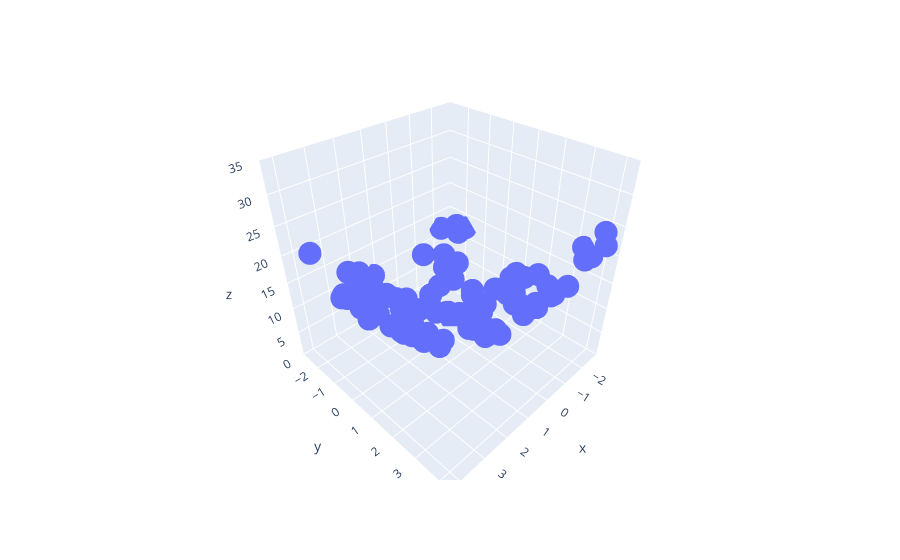
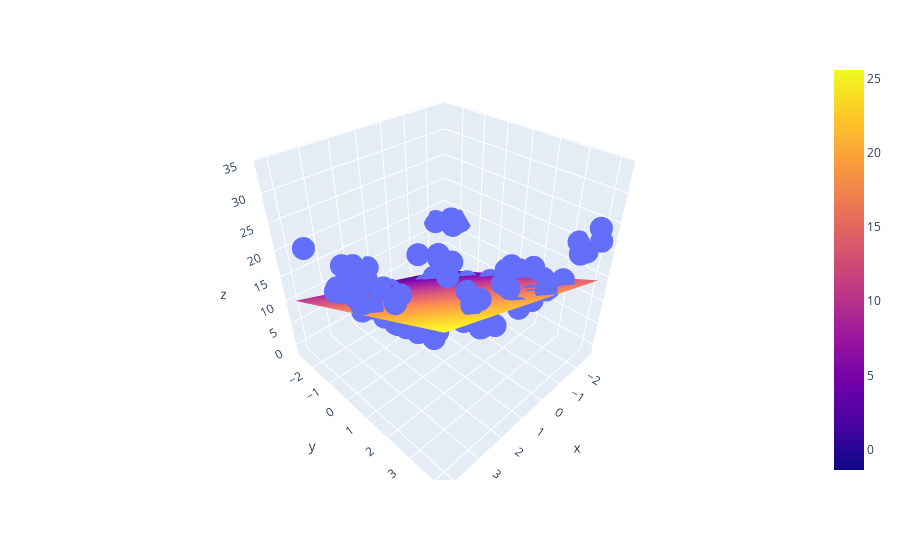
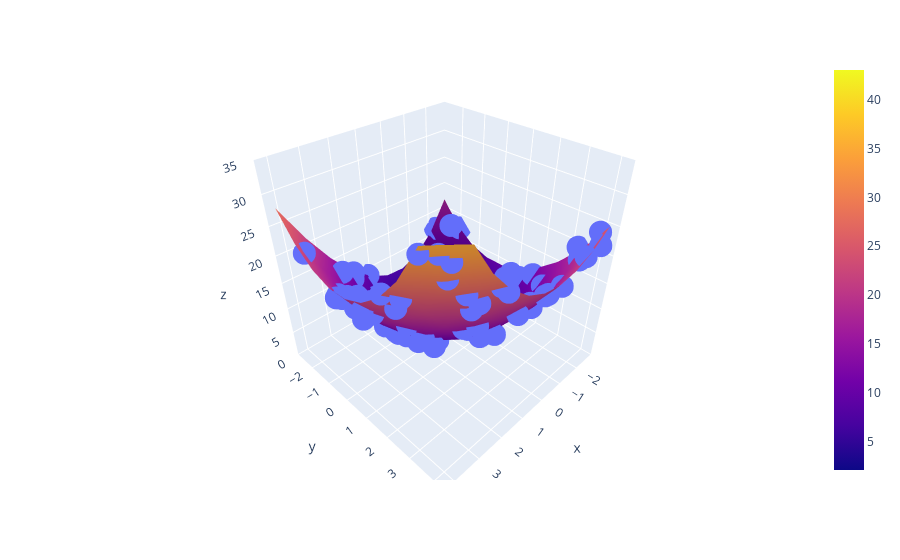

The notebook cell saved with these charts, in order:
### Code cell
# 3D polynomial regression
x = 7 * np.random.rand(100, 1) - 2.8
y = 7 * np.random.rand(100, 1) - 2.8
# X_multi = np.array([x,y]).reshape(100,2)
X_multi = np.c_[x, y]
print(type(x),type(X_multi))
z = x**2 + y**2 + 0.2*x + 0.2*y + 0.1*x*y +2 + np.random.randn(100, 1)
# z = x^2 + y^2 + 0.2x + 0.2y + 0.1xy + 2
import plotly.express as px
fig = px.scatter_3d( x=x.ravel(), y=y.ravel(), z=z.ravel())
fig.show()
lr1 = LinearRegression()
lr1.fit(X_multi,z)
z_pre=lr1.predict(X_multi)
print(r2_score(z,z_pre))

x_input = np.linspace(x.min(), x.max(), 10)
y_input = np.linspace(y.min(), y.max(), 10)
x_grid,y_grid=np.meshgrid(x_input,y_input)
final=np.c_[x_grid.ravel(),y_grid.ravel()]
z_final = lr1.predict(final).reshape(10,10)
import plotly.graph_objects as go

fig = px.scatter_3d( x=x.ravel(), y=y.ravel(), z=z.ravel())

fig.add_trace(go.Surface(x = x_input, y = y_input, z =z_final ))
fig.show()

X_multi.shape

poly = PolynomialFeatures(degree=4)
X_multi_trans = poly.fit_transform(X_multi)
# print("Input",poly.n_input_features)
# print("Ouput",poly.n_output_features_)
print("Powers\n",poly.powers_)

print(X_multi_trans.shape)
lr = LinearRegression()
lr.fit(X_multi_trans,z)
X_test_multi = poly.transform(final)
z_final = lr.predict(X_test_multi).reshape(x_grid.shape)
z_pred=lr.predict(X_multi_trans)
print(r2_score(z,z_pred))
fig = px.scatter_3d(x=x.ravel(), y=y.ravel(), z=z.ravel())

fig.add_trace(go.Surface(x = x_input, y = y_input, z =z_final))

fig.update_layout(scene = dict(zaxis = dict(range=[0,35])))
fig.show()
